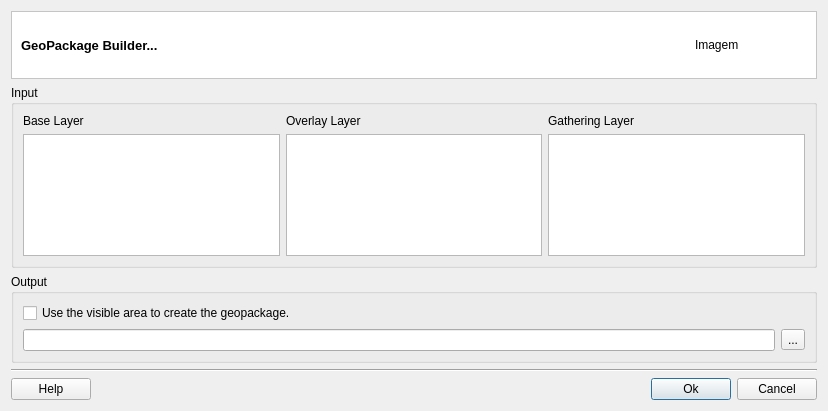
<?xml version="1.0" encoding="UTF-8"?>
<ui version="4.0">
 <class>GeoPackageBuilderDialogForm</class>
 <widget class="QDialog" name="GeoPackageBuilderDialogForm">
  <property name="geometry">
   <rect>
    <x>0</x>
    <y>0</y>
    <width>828</width>
    <height>411</height>
   </rect>
  </property>
  <property name="windowTitle">
   <string>GeoPackage Builder</string>
  </property>
  <layout class="QGridLayout" name="gridLayout_11">
   <item row="0" column="0">
    <layout class="QGridLayout" name="gridLayout_10">
     <item row="0" column="0">
      <widget class="QFrame" name="frame">
       <property name="styleSheet">
        <string notr="true">QWidget { background: white }</string>
       </property>
       <property name="frameShape">
        <enum>QFrame::StyledPanel</enum>
       </property>
       <property name="frameShadow">
        <enum>QFrame::Sunken</enum>
       </property>
       <layout class="QGridLayout" name="gridLayout_6">
        <item row="0" column="0">
         <widget class="QLabel" name="m_titleLabel">
          <property name="font">
           <font>
            <pointsize>10</pointsize>
            <weight>75</weight>
            <bold>true</bold>
           </font>
          </property>
          <property name="text">
           <string>GeoPackage Builder...</string>
          </property>
         </widget>
        </item>
        <item row="0" column="1">
         <widget class="QLabel" name="m_imgLabel">
          <property name="minimumSize">
           <size>
            <width>112</width>
            <height>48</height>
           </size>
          </property>
          <property name="maximumSize">
           <size>
            <width>48</width>
            <height>48</height>
           </size>
          </property>
          <property name="text">
           <string>Imagem</string>
          </property>
         </widget>
        </item>
       </layout>
      </widget>
     </item>
     <item row="2" column="0">
      <widget class="QGroupBox" name="groupBox_4">
       <property name="sizePolicy">
        <sizepolicy hsizetype="Preferred" vsizetype="Preferred">
         <horstretch>0</horstretch>
         <verstretch>0</verstretch>
        </sizepolicy>
       </property>
       <property name="title">
        <string>Output</string>
       </property>
       <property name="flat">
        <bool>true</bool>
       </property>
       <layout class="QGridLayout" name="gridLayout_3">
        <item row="1" column="0">
         <layout class="QGridLayout" name="gridLayout_2">
          <item row="0" column="0">
           <widget class="QLineEdit" name="m_geopackageFileNameLineEdit"/>
          </item>
          <item row="0" column="1">
           <widget class="QToolButton" name="m_dirToolButton">
            <property name="text">
             <string>...</string>
            </property>
           </widget>
          </item>
         </layout>
        </item>
        <item row="0" column="0">
         <widget class="QCheckBox" name="m_visibleAreaCheckBox">
          <property name="text">
           <string>Use the visible area to create the geopackage.</string>
          </property>
         </widget>
        </item>
       </layout>
      </widget>
     </item>
     <item row="3" column="0">
      <layout class="QGridLayout" name="gridLayout_5">
       <item row="0" column="0" colspan="4">
        <widget class="Line" name="line">
         <property name="orientation">
          <enum>Qt::Horizontal</enum>
         </property>
        </widget>
       </item>
       <item row="1" column="2">
        <widget class="QPushButton" name="m_okPushButton">
         <property name="text">
          <string>Ok</string>
         </property>
        </widget>
       </item>
       <item row="1" column="0">
        <widget class="QPushButton" name="m_helpPushButton">
         <property name="text">
          <string>Help</string>
         </property>
        </widget>
       </item>
       <item row="1" column="1">
        <spacer name="horizontalSpacer">
         <property name="orientation">
          <enum>Qt::Horizontal</enum>
         </property>
         <property name="sizeHint" stdset="0">
          <size>
           <width>40</width>
           <height>20</height>
          </size>
         </property>
        </spacer>
       </item>
       <item row="1" column="3">
        <widget class="QPushButton" name="m_cancelPushButton">
         <property name="text">
          <string>Cancel</string>
         </property>
        </widget>
       </item>
      </layout>
     </item>
     <item row="1" column="0">
      <widget class="QGroupBox" name="groupBox_3">
       <property name="title">
        <string>Input</string>
       </property>
       <property name="flat">
        <bool>true</bool>
       </property>
       <layout class="QGridLayout" name="gridLayout_9">
        <item row="0" column="0">
         <layout class="QGridLayout" name="gridLayout_8">
          <item row="0" column="0">
           <layout class="QGridLayout" name="gridLayout">
            <item row="0" column="0">
             <widget class="QLabel" name="label">
              <property name="text">
               <string>Base Layer</string>
              </property>
             </widget>
            </item>
            <item row="1" column="0">
             <widget class="QListWidget" name="m_rasterLayerListWidget">
              <property name="selectionMode">
               <enum>QAbstractItemView::MultiSelection</enum>
              </property>
             </widget>
            </item>
           </layout>
          </item>
          <item row="0" column="1">
           <layout class="QGridLayout" name="gridLayout_4">
            <item row="0" column="0">
             <widget class="QLabel" name="label_2">
              <property name="text">
               <string>Overlay Layer</string>
              </property>
             </widget>
            </item>
            <item row="1" column="0">
             <widget class="QListWidget" name="m_vecLayerListWidget">
              <property name="selectionMode">
               <enum>QAbstractItemView::MultiSelection</enum>
              </property>
             </widget>
            </item>
           </layout>
          </item>
          <item row="0" column="2">
           <layout class="QGridLayout" name="gridLayout_7">
            <item row="0" column="0">
             <widget class="QLabel" name="label_3">
              <property name="text">
               <string>Gathering Layer</string>
              </property>
             </widget>
            </item>
            <item row="1" column="0">
             <widget class="QListWidget" name="m_pointLayerListWidget"/>
            </item>
           </layout>
          </item>
         </layout>
        </item>
       </layout>
      </widget>
     </item>
    </layout>
   </item>
  </layout>
 </widget>
 <tabstops>
  <tabstop>m_rasterLayerListWidget</tabstop>
  <tabstop>m_vecLayerListWidget</tabstop>
  <tabstop>m_pointLayerListWidget</tabstop>
  <tabstop>m_geopackageFileNameLineEdit</tabstop>
  <tabstop>m_dirToolButton</tabstop>
  <tabstop>m_okPushButton</tabstop>
  <tabstop>m_cancelPushButton</tabstop>
  <tabstop>m_helpPushButton</tabstop>
 </tabstops>
 <resources/>
 <connections>
  <connection>
   <sender>m_cancelPushButton</sender>
   <signal>released()</signal>
   <receiver>GeoPackageBuilderDialogForm</receiver>
   <slot>reject()</slot>
   <hints>
    <hint type="sourcelabel">
     <x>816</x>
     <y>399</y>
    </hint>
    <hint type="destinationlabel">
     <x>420</x>
     <y>408</y>
    </hint>
   </hints>
  </connection>
 </connections>
</ui>
